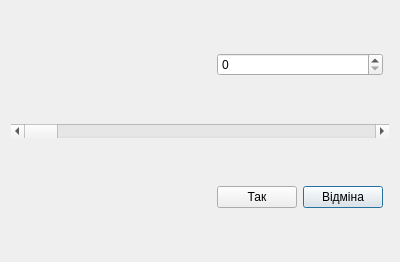
<?xml version="1.0" encoding="UTF-8"?>
<ui version="4.0">
 <class>Module1Dialog</class>
 <widget class="QDialog" name="Module1Dialog">
  <property name="geometry">
   <rect>
    <x>0</x>
    <y>0</y>
    <width>400</width>
    <height>262</height>
   </rect>
  </property>
  <property name="windowTitle">
   <string>Dialog1</string>
  </property>
  <layout class="QGridLayout" name="gridLayout">
   <item row="3" column="0">
    <spacer name="horizontalSpacer">
     <property name="orientation">
      <enum>Qt::Horizontal</enum>
     </property>
     <property name="sizeHint" stdset="0">
      <size>
       <width>175</width>
       <height>20</height>
      </size>
     </property>
    </spacer>
   </item>
   <item row="3" column="2">
    <widget class="QPushButton" name="cancelButton">
     <property name="text">
      <string>Відміна</string>
     </property>
    </widget>
   </item>
   <item row="2" column="0" colspan="4">
    <widget class="QScrollBar" name="horizontalScrollBar">
     <property name="orientation">
      <enum>Qt::Horizontal</enum>
     </property>
    </widget>
   </item>
   <item row="0" column="1" colspan="2">
    <widget class="QSpinBox" name="spinBox"/>
   </item>
   <item row="3" column="1">
    <widget class="QPushButton" name="okButton">
     <property name="text">
      <string>Так</string>
     </property>
    </widget>
   </item>
  </layout>
 </widget>
 <resources/>
 <connections/>
</ui>
